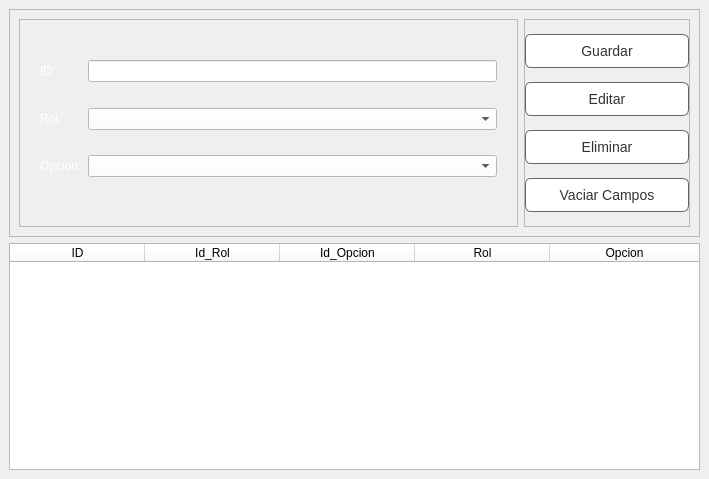
         <widget class="QWidget" name="tab_4">
          <attribute name="title">
           <string>Asignar Opcion</string>
          </attribute>
          <layout class="QVBoxLayout" name="verticalLayout_22" stretch="1,1">
           <property name="spacing">
            <number>6</number>
           </property>
           <property name="leftMargin">
            <number>9</number>
           </property>
           <property name="topMargin">
            <number>9</number>
           </property>
           <property name="rightMargin">
            <number>9</number>
           </property>
           <property name="bottomMargin">
            <number>9</number>
           </property>
           <item>
            <widget class="QFrame" name="frame_38">
             <property name="styleSheet">
              <string notr="true"/>
             </property>
             <property name="frameShape">
              <enum>QFrame::StyledPanel</enum>
             </property>
             <property name="frameShadow">
              <enum>QFrame::Raised</enum>
             </property>
             <layout class="QHBoxLayout" name="horizontalLayout_13" stretch="3,1">
              <property name="spacing">
               <number>6</number>
              </property>
              <property name="leftMargin">
               <number>9</number>
              </property>
              <property name="topMargin">
               <number>9</number>
              </property>
              <property name="rightMargin">
               <number>9</number>
              </property>
              <property name="bottomMargin">
               <number>9</number>
              </property>
              <item>
               <widget class="QFrame" name="frame_39">
                <property name="frameShape">
                 <enum>QFrame::StyledPanel</enum>
                </property>
                <property name="frameShadow">
                 <enum>QFrame::Raised</enum>
                </property>
                <layout class="QFormLayout" name="formLayout_10">
                 <property name="leftMargin">
                  <number>20</number>
                 </property>
                 <property name="topMargin">
                  <number>0</number>
                 </property>
                 <property name="rightMargin">
                  <number>20</number>
                 </property>
                 <item row="0" column="1">
                  <spacer name="verticalSpacer_22">
                   <property name="orientation">
                    <enum>Qt::Vertical</enum>
                   </property>
                   <property name="sizeHint" stdset="0">
                    <size>
                     <width>20</width>
                     <height>40</height>
                    </size>
                   </property>
                  </spacer>
                 </item>
                 <item row="2" column="0">
                  <widget class="QLabel" name="label_78">
                   <property name="styleSheet">
                    <string notr="true">font: 14pt &quot;Ubuntu&quot;;
color: rgb(255, 255, 255);</string>
                   </property>
                   <property name="text">
                    <string>ID:</string>
                   </property>
                  </widget>
                 </item>
                 <item row="2" column="1">
                  <widget class="QLineEdit" name="line_Asignar_Opcion_Id">
                   <property name="enabled">
                    <bool>false</bool>
                   </property>
                   <property name="styleSheet">
                    <string notr="true">background-color: rgb(255, 255, 255);
font: 10pt &quot;MS Shell Dlg 2&quot;;</string>
                   </property>
                  </widget>
                 </item>
                 <item row="3" column="1">
                  <spacer name="verticalSpacer_24">
                   <property name="orientation">
                    <enum>Qt::Vertical</enum>
                   </property>
                   <property name="sizeHint" stdset="0">
                    <size>
                     <width>20</width>
                     <height>40</height>
                    </size>
                   </property>
                  </spacer>
                 </item>
                 <item row="4" column="0">
                  <widget class="QLabel" name="label_79">
                   <property name="styleSheet">
                    <string notr="true">font: 14pt &quot;Ubuntu&quot;;
color: rgb(255, 255, 255);</string>
                   </property>
                   <property name="text">
                    <string>Rol:</string>
                   </property>
                  </widget>
                 </item>
                 <item row="4" column="1">
                  <widget class="QComboBox" name="cb_Asignar_Opcion_idRol">
                   <property name="styleSheet">
                    <string notr="true">background-color: rgb(255, 255, 255);
font: 14pt &quot;MS Shell Dlg 2&quot;;</string>
                   </property>
                  </widget>
                 </item>
                 <item row="5" column="1">
                  <spacer name="verticalSpacer_25">
                   <property name="orientation">
                    <enum>Qt::Vertical</enum>
                   </property>
                   <property name="sizeHint" stdset="0">
                    <size>
                     <width>20</width>
                     <height>40</height>
                    </size>
                   </property>
                  </spacer>
                 </item>
                 <item row="6" column="0">
                  <widget class="QLabel" name="label_80">
                   <property name="styleSheet">
                    <string notr="true">font: 14pt &quot;Ubuntu&quot;;
color: rgb(255, 255, 255);</string>
                   </property>
                   <property name="text">
                    <string>Opcion:</string>
                   </property>
                  </widget>
                 </item>
                 <item row="6" column="1">
                  <widget class="QComboBox" name="cb_Asignar_Opcion_idOpcion">
                   <property name="styleSheet">
                    <string notr="true">background-color: rgb(255, 255, 255);
font: 14pt &quot;MS Shell Dlg 2&quot;;</string>
                   </property>
                  </widget>
                 </item>
                 <item row="7" column="1">
                  <spacer name="verticalSpacer_27">
                   <property name="orientation">
                    <enum>Qt::Vertical</enum>
                   </property>
                   <property name="sizeHint" stdset="0">
                    <size>
                     <width>20</width>
                     <height>40</height>
                    </size>
                   </property>
                  </spacer>
                 </item>
                 <item row="8" column="1">
                  <spacer name="verticalSpacer_26">
                   <property name="orientation">
                    <enum>Qt::Vertical</enum>
                   </property>
                   <property name="sizeHint" stdset="0">
                    <size>
                     <width>20</width>
                     <height>40</height>
                    </size>
                   </property>
                  </spacer>
                 </item>
                 <item row="1" column="1">
                  <spacer name="verticalSpacer_23">
                   <property name="orientation">
                    <enum>Qt::Vertical</enum>
                   </property>
                   <property name="sizeHint" stdset="0">
                    <size>
                     <width>20</width>
                     <height>40</height>
                    </size>
                   </property>
                  </spacer>
                 </item>
                </layout>
               </widget>
              </item>
              <item>
               <widget class="QFrame" name="frame_40">
                <property name="styleSheet">
                 <string notr="true"/>
                </property>
                <property name="frameShape">
                 <enum>QFrame::StyledPanel</enum>
                </property>
                <property name="frameShadow">
                 <enum>QFrame::Raised</enum>
                </property>
                <layout class="QVBoxLayout" name="verticalLayout_31">
                 <property name="spacing">
                  <number>0</number>
                 </property>
                 <property name="leftMargin">
                  <number>0</number>
                 </property>
                 <property name="topMargin">
                  <number>0</number>
                 </property>
                 <property name="rightMargin">
                  <number>0</number>
                 </property>
                 <property name="bottomMargin">
                  <number>0</number>
                 </property>
                 <item>
                  <widget class="QPushButton" name="bt_Guardar_Rol_opcion">
                   <property name="styleSheet">
                    <string notr="true">QPushButton:hover {
    background-color: #D6D2D1;
}

QPushButton:pressed {
    background-color: #52c7ff;
}
QPushButton {
    background-color:rgb(255, 255, 255);
    border:1px solid rgb(100,100,100);
    color:rgb(50,50,50);
    padding: 8px 16px;
    border-radius: 6px;
    font-size: 14px;
}

QPushButton:hover {
    background-color: #D6D2D1;
}

QPushButton:pressed {
    background-color: #52c7ff;
}</string>
                   </property>
                   <property name="text">
                    <string>Guardar</string>
                   </property>
                  </widget>
                 </item>
                 <item>
                  <widget class="QPushButton" name="bt_Editar_Rol_opcion">
                   <property name="styleSheet">
                    <string notr="true">QPushButton:hover {
    background-color: #D6D2D1;
}

QPushButton:pressed {
    background-color: #52c7ff;
}
QPushButton {
    background-color:rgb(255, 255, 255);
    border:1px solid rgb(100,100,100);
    color:rgb(50,50,50);
    padding: 8px 16px;
    border-radius: 6px;
    font-size: 14px;
}

QPushButton:hover {
    background-color: #D6D2D1;
}

QPushButton:pressed {
    background-color: #52c7ff;
}</string>
                   </property>
                   <property name="text">
                    <string>Editar</string>
                   </property>
                  </widget>
                 </item>
                 <item>
                  <widget class="QPushButton" name="bt_Eliminar_Rol_opcion">
                   <property name="styleSheet">
                    <string notr="true">QPushButton:hover {
    background-color: #D6D2D1;
}

QPushButton:pressed {
    background-color: #52c7ff;
}
QPushButton {
    background-color:rgb(255, 255, 255);
    border:1px solid rgb(100,100,100);
    color:rgb(50,50,50);
    padding: 8px 16px;
    border-radius: 6px;
    font-size: 14px;
}

QPushButton:hover {
    background-color: #D6D2D1;
}

QPushButton:pressed {
    background-color: #52c7ff;
}</string>
                   </property>
                   <property name="text">
                    <string>Eliminar</string>
                   </property>
                  </widget>
                 </item>
                 <item>
                  <widget class="QPushButton" name="bt_Vaciar_Rol_opcion">
                   <property name="styleSheet">
                    <string notr="true">QPushButton:hover {
    background-color: #D6D2D1;
}

QPushButton:pressed {
    background-color: #52c7ff;
}
QPushButton {
    background-color:rgb(255, 255, 255);
    border:1px solid rgb(100,100,100);
    color:rgb(50,50,50);
    padding: 8px 16px;
    border-radius: 6px;
    font-size: 14px;
}

QPushButton:hover {
    background-color: #D6D2D1;
}

QPushButton:pressed {
    background-color: #52c7ff;
}</string>
                   </property>
                   <property name="text">
                    <string>Vaciar Campos</string>
                   </property>
                  </widget>
                 </item>
                </layout>
               </widget>
              </item>
             </layout>
            </widget>
           </item>
           <item>
            <widget class="QFrame" name="frame_37">
             <property name="frameShape">
              <enum>QFrame::StyledPanel</enum>
             </property>
             <property name="frameShadow">
              <enum>QFrame::Raised</enum>
             </property>
             <layout class="QVBoxLayout" name="verticalLayout_32" stretch="0">
              <property name="spacing">
               <number>0</number>
              </property>
              <property name="leftMargin">
               <number>0</number>
              </property>
              <property name="topMargin">
               <number>0</number>
              </property>
              <property name="rightMargin">
               <number>0</number>
              </property>
              <property name="bottomMargin">
               <number>0</number>
              </property>
              <item>
               <widget class="QTableWidget" name="tb_Asignar_Opcion">
                <property name="cursor" stdset="0">
                 <cursorShape>PointingHandCursor</cursorShape>
                </property>
                <property name="styleSheet">
                 <string notr="true">background-color: rgb(255, 255, 255);</string>
                </property>
                <property name="frameShape">
                 <enum>QFrame::NoFrame</enum>
                </property>
                <property name="sizeAdjustPolicy">
                 <enum>QAbstractScrollArea::AdjustToContents</enum>
                </property>
                <attribute name="horizontalHeaderDefaultSectionSize">
                 <number>135</number>
                </attribute>
                <attribute name="horizontalHeaderHighlightSections">
                 <bool>false</bool>
                </attribute>
                <attribute name="horizontalHeaderStretchLastSection">
                 <bool>true</bool>
                </attribute>
                <attribute name="verticalHeaderDefaultSectionSize">
                 <number>25</number>
                </attribute>
                <attribute name="verticalHeaderMinimumSectionSize">
                 <number>23</number>
                </attribute>
                <column>
                 <property name="text">
                  <string>ID</string>
                 </property>
                </column>
                <column>
                 <property name="text">
                  <string>Id_Rol</string>
                 </property>
                </column>
                <column>
                 <property name="text">
                  <string>Id_Opcion</string>
                 </property>
                </column>
                <column>
                 <property name="text">
                  <string>Rol</string>
                 </property>
                </column>
                <column>
                 <property name="text">
                  <string>Opcion</string>
                 </property>
                </column>
               </widget>
              </item>
             </layout>
            </widget>
           </item>
          </layout>
         </widget>
